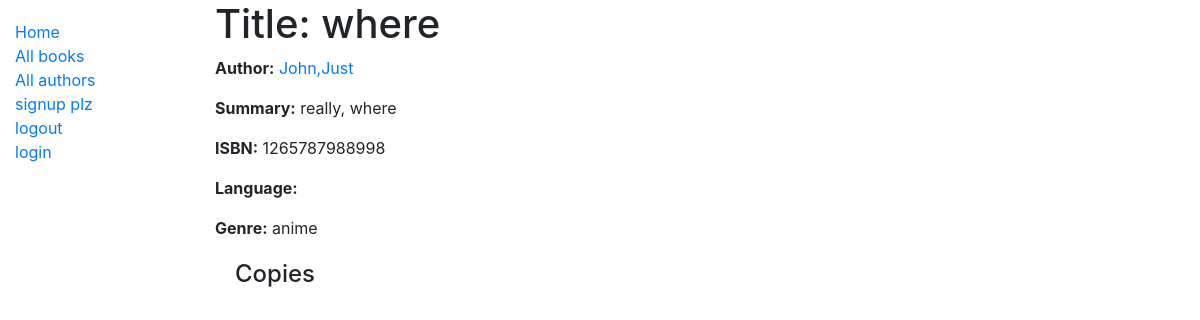
The page /app1/book/3 on the database its author committed.
### app1/models.py (models this page shows, shortened)
class Book(models.Model):
	title = models.CharField(max_length=200)
	author = models.ForeignKey('Author', on_delete = models.SET_NULL, null = True)
	summary = models.TextField(max_length=1000,help_text = 'description of the book')
	isbn = models.CharField('ISBN',max_length=13,help_text= '13 Character <a href="https://www.isbn-international.org/content/what-isbn">ISBN number</a>')
	genre = models.ManyToManyField(Genre,help_text = 'select genre for this book')
	lang = models.ForeignKey('Language',on_delete = models.SET_NULL, null = True)
	def display_genre(self):
		return ', '.join(genre.name for genre in self.genre.all()[:3])
	display_genre.short_description = 'Genre'

class Author(models.Model):
	first_name = models.CharField(max_length=100)
	last_name = models.CharField(max_length=100)
	date_of_birth = models.DateField(null = True,blank = True)
	date_of_death = models.DateField('Died', null = True, blank = True)
	class Meta:
		ordering = ['last_name','first_name']
	def __str__(self):
		return f'{self.last_name},{self.first_name}'

class Genre(models.Model):
	name = models.CharField(max_length=200,help_text='enter a book genre (e.g. Science Fiction)')
	def __str__(self):
		return self.name

### app1/views.py (the view, shortened to what this page needs)
# urls.py: path('book/<int:pk>', views.BookDetailView.as_view(), name='book-detail'),
class BookDetailView(generic.DetailView):
    model = Book

### app1/templates/app1/book_detail.html (shortened to what this page needs)
{% extends "app1/base_generic.html" %}
{% block content %}
  <h1>Title: {{ book.title }}</h1>
  <p><strong>Author:</strong> <a href="{% url 'app1:author-detail' book.author.pk %}">{{ book.author }}</a></p>
  <p><strong>Summary:</strong> {{ book.summary }}</p>
  <p><strong>ISBN:</strong> {{ book.isbn }}</p>
  <p><strong>Language:</strong> {{ book.language }}</p>
  <p><strong>Genre:</strong> {{ book.genre.all|join:", " }}</p>
  <div style="margin-left:20px;margin-top:20px">
    <h4>Copies</h4>
  </div>
{% endblock %}

### rows shown on the page
Book: title "where", author "John,Just", summary "really, where", isbn "1265787988998", genre.all "anime"
